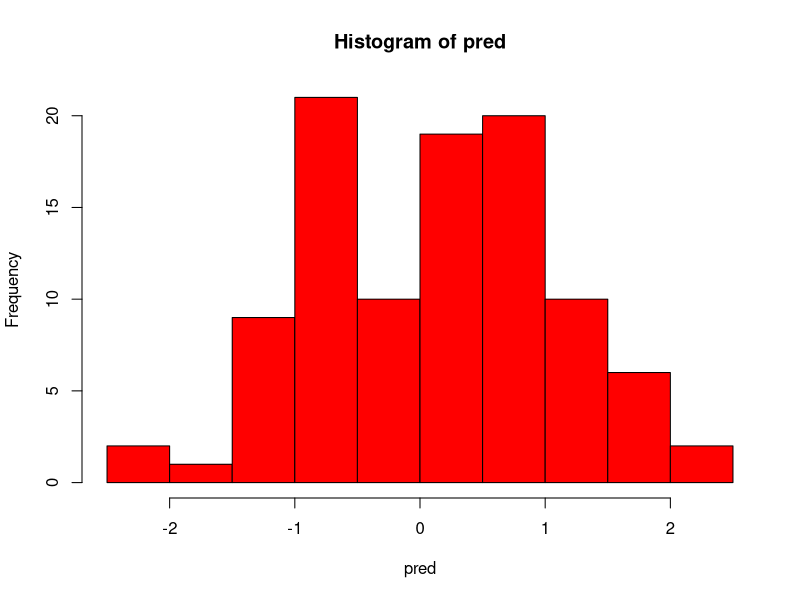
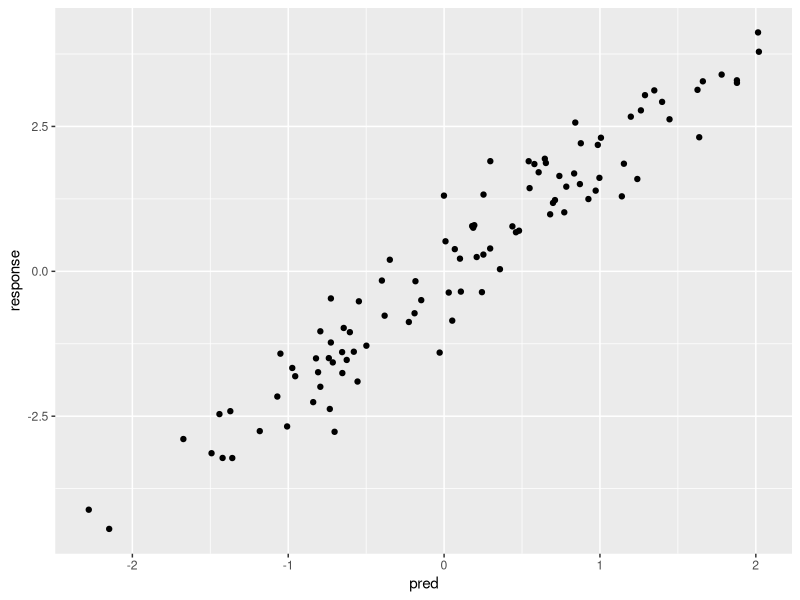
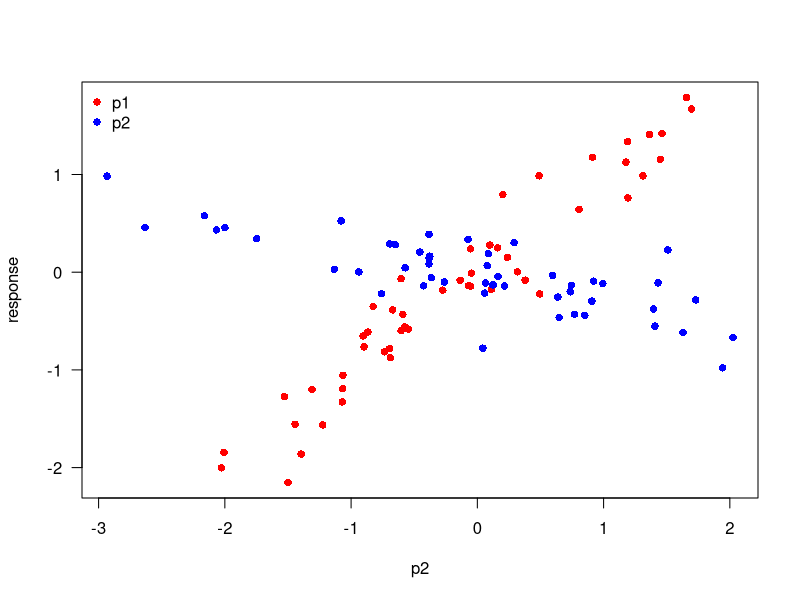
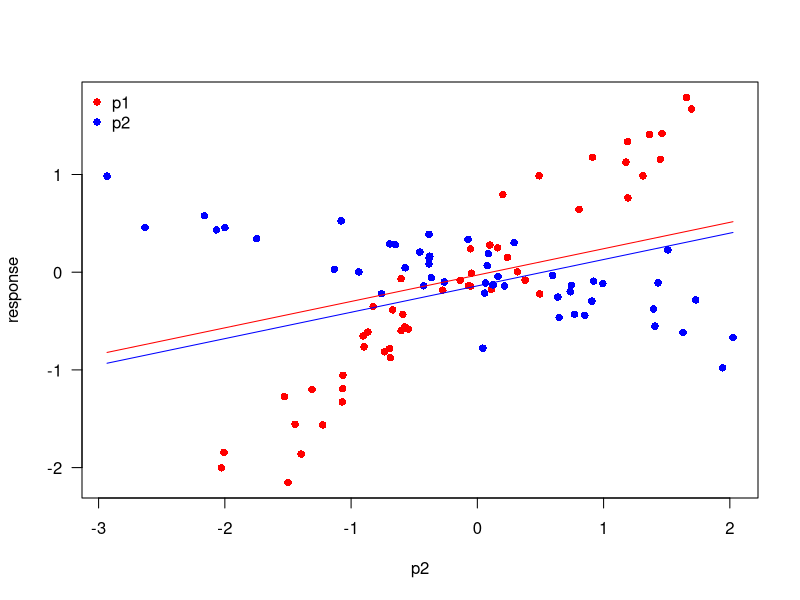

R code for these plots, in order:
## ---- chunk 1
library(tidyverse)
library(rmarkdown)
## ---- chunk 2
#simple linear model with one predictor
#simple numeric predictor
num <- 100
pred <- rnorm(100, mean = 0, sd =1)
#rnorm: random generation for the normal distribution
hist(pred, col = 'red')

#response variable
effect.size <- 2
effect.sd <- 0.5 
response <- rnorm(num, mean = effect.size*pred, sd = effect.sd)
dd <- data.frame(pred= pred, response = response)
head(dd)

ggplot(data = dd, aes( x = pred, y = response)) + geom_point()
out <- lm(response ~ pred, data = dd)
summary(out)


coeffs <- coef(out)
b0 <- coeffs['(Intercept)']
b1 <- coeffs['pred']
## ---- chunk 3
#multiple regression

#first predictor
num.A <- 50
num.B <- 50
p1 <- factor( c (rep('A', num.A), rep('B', num.B)))
p1
#rep : replicates the values in x

#second vector
p2 <- rnorm(num.A+num.B, mean = 0, sd = 1)
p2

#response variable
effect.size.A <- 1
effect.size.B <- -0.2

sd.A <- 0.25
sd.B <- 0.25

response <- c(rnorm(num.A, mean = effect.size.A *p2[p1 == 'A'], sd = sd.A), rnorm(num.B, mean = effect.size.B *p2[p1 == 'B'], sd =sd.B))

ff <- data.frame(p1= p1, p2 = p2, response = response)
head(ff)

#colour vector

plot.raw.data <- function() {
  col <- c(rep('red', num.A), rep('blue', num.B))
  plot(x =ff$p2, y= ff$response, xlab ='p2', ylab='response', col=col, pch = 16, las =1)
  legend('topleft',
         bty='n',
         legend= c('p1', 'p2'),
         col= c('red', 'blue'),
         pch=16)
  }
plot.raw.data()

#fit a model without an interaction

out2 <- lm(response ~ p1+p2, data = ff)
summary(out2)

#exttract model ecoeeffcient

coeff <- coef(out2)

b0 <- coeff ['(Intercept)']
b1 <- coeff['p1B'] 
b2 <- coeff['p2']

#lines
plot.raw.data <- function() {
  col <- c(rep('red', num.A), rep('blue', num.B))
  plot(x =ff$p2, y= ff$response, xlab ='p2', ylab='response', col=col, pch = 16, las =1)
  legend('topleft',
         bty='n',
         legend= c('p1', 'p2'),
         col= c('red', 'blue'),
         pch=16)
  curve(b0 + b1*0 + b2*x, from = min(ff$p2), 
        to = max(ff$p2), 
        add = TRUE, 
        col = 'blue')
  curve(b0 + b1*1 + b2*x, 
        from = min(ff$p2), 
        to =max(ff$p2), 
        add = TRUE, col= 'red')
  }
plot.raw.data()

#mode with an interaction
out <- lm ( response ~ p2*p1, data = ff)
coeff <- coef(out)
